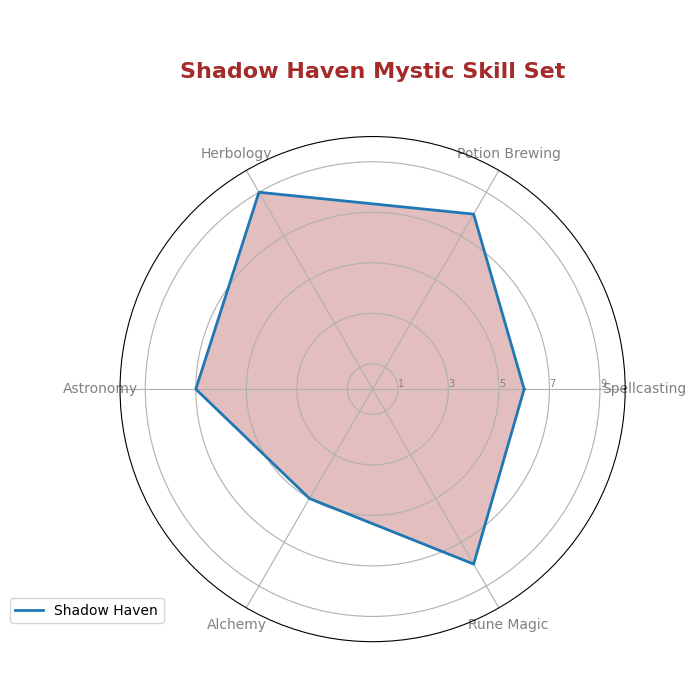

Python code for this plot:
import numpy as np
import matplotlib.pyplot as plt
from math import pi

domains = ['Spellcasting', 'Potion Brewing', 'Herbology', 'Astronomy', 'Alchemy', 'Rune Magic']

arcane_academy = [9, 5, 7, 8, 6, 7]
elderwood_grove = [7, 9, 5, 6, 8, 6]
silver_spire = [8, 7, 6, 9, 7, 5]
shadow_haven = [6, 8, 9, 7, 5, 8]

academies_data = {
    'Arcane Academy': arcane_academy,
    'Elderwood Grove': elderwood_grove,
    'Silver Spire': silver_spire,
    'Shadow Haven': shadow_haven
}

academy_colors = {
    'Arcane Academy': 'blue',
    'Elderwood Grove': 'orange',
    'Silver Spire': 'red',
    'Shadow Haven': 'brown'
}

def create_radar_chart(title, academy_data, labels, academy_name, color):
    num_vars = len(labels)
    angles = np.linspace(0, 2 * pi, num_vars, endpoint=False).tolist()

    academy_data += academy_data[:1]
    angles += angles[:1]

    fig, ax = plt.subplots(figsize=(7, 7), subplot_kw=dict(polar=True))
    plt.xticks(angles[:-1], labels, color='grey', size=10)
    ax.set_rlabel_position(0)
    plt.yticks([1, 3, 5, 7, 9], ["1", "3", "5", "7", "9"], color="grey", size=7)
    plt.ylim(0, 10)

    ax.plot(angles, academy_data, linewidth=2, linestyle='solid', label=academy_name)
    ax.fill(angles, academy_data, color=color, alpha=0.3)
    plt.title(title, size=16, color=color, y=1.1, weight='bold')
    plt.legend(loc='upper right', bbox_to_anchor=(0.1, 0.1))

for academy_name, skill_levels in academies_data.items():
    create_radar_chart(f'{academy_name} Mystic Skill Set', skill_levels, domains, academy_name, academy_colors[academy_name])

plt.tight_layout()
plt.show()
